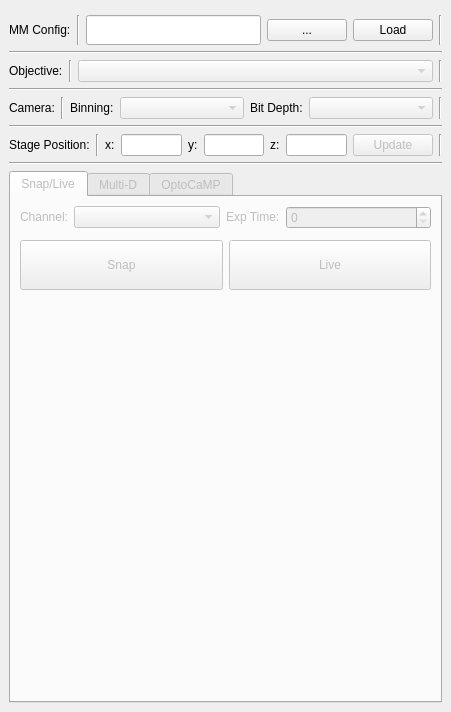
<?xml version="1.0" encoding="UTF-8"?>
<ui version="4.0">
 <class>MainWindow</class>
 <widget class="QMainWindow" name="MainWindow">
  <property name="geometry">
   <rect>
    <x>0</x>
    <y>0</y>
    <width>451</width>
    <height>712</height>
   </rect>
  </property>
  <property name="sizePolicy">
   <sizepolicy hsizetype="Expanding" vsizetype="Expanding">
    <horstretch>0</horstretch>
    <verstretch>0</verstretch>
   </sizepolicy>
  </property>
  <property name="windowTitle">
   <string>MainWindow</string>
  </property>
  <widget class="QWidget" name="centralwidget">
   <property name="sizePolicy">
    <sizepolicy hsizetype="Expanding" vsizetype="Expanding">
     <horstretch>0</horstretch>
     <verstretch>0</verstretch>
    </sizepolicy>
   </property>
   <layout class="QVBoxLayout" name="verticalLayout">
    <item>
     <layout class="QGridLayout" name="gridLayout">
      <item row="1" column="2">
       <widget class="Line" name="line_12">
        <property name="orientation">
         <enum>Qt::Vertical</enum>
        </property>
       </widget>
      </item>
      <item row="1" column="6">
       <widget class="Line" name="line_8">
        <property name="orientation">
         <enum>Qt::Vertical</enum>
        </property>
       </widget>
      </item>
      <item row="1" column="4">
       <widget class="QPushButton" name="browse_cfg_Button">
        <property name="sizePolicy">
         <sizepolicy hsizetype="Fixed" vsizetype="Fixed">
          <horstretch>0</horstretch>
          <verstretch>0</verstretch>
         </sizepolicy>
        </property>
        <property name="text">
         <string>...</string>
        </property>
       </widget>
      </item>
      <item row="1" column="3">
       <widget class="QLineEdit" name="cfg_LineEdit">
        <property name="sizePolicy">
         <sizepolicy hsizetype="Expanding" vsizetype="Expanding">
          <horstretch>0</horstretch>
          <verstretch>0</verstretch>
         </sizepolicy>
        </property>
        <property name="readOnly">
         <bool>true</bool>
        </property>
       </widget>
      </item>
      <item row="1" column="1">
       <widget class="QLabel" name="label">
        <property name="sizePolicy">
         <sizepolicy hsizetype="Fixed" vsizetype="Fixed">
          <horstretch>0</horstretch>
          <verstretch>0</verstretch>
         </sizepolicy>
        </property>
        <property name="text">
         <string>MM Config:</string>
        </property>
       </widget>
      </item>
      <item row="0" column="3">
       <widget class="Line" name="line_7">
        <property name="orientation">
         <enum>Qt::Vertical</enum>
        </property>
       </widget>
      </item>
      <item row="1" column="5">
       <widget class="QPushButton" name="load_cgf_Button">
        <property name="sizePolicy">
         <sizepolicy hsizetype="Fixed" vsizetype="Fixed">
          <horstretch>0</horstretch>
          <verstretch>0</verstretch>
         </sizepolicy>
        </property>
        <property name="text">
         <string>Load</string>
        </property>
       </widget>
      </item>
     </layout>
    </item>
    <item>
     <widget class="Line" name="line">
      <property name="orientation">
       <enum>Qt::Horizontal</enum>
      </property>
     </widget>
    </item>
    <item>
     <layout class="QGridLayout" name="gridLayout_3">
      <item row="0" column="3">
       <widget class="Line" name="line_9">
        <property name="orientation">
         <enum>Qt::Vertical</enum>
        </property>
       </widget>
      </item>
      <item row="0" column="0">
       <widget class="QLabel" name="label_2">
        <property name="sizePolicy">
         <sizepolicy hsizetype="Fixed" vsizetype="Fixed">
          <horstretch>0</horstretch>
          <verstretch>0</verstretch>
         </sizepolicy>
        </property>
        <property name="minimumSize">
         <size>
          <width>0</width>
          <height>0</height>
         </size>
        </property>
        <property name="maximumSize">
         <size>
          <width>16777215</width>
          <height>16777215</height>
         </size>
        </property>
        <property name="text">
         <string>Objective:</string>
        </property>
       </widget>
      </item>
      <item row="0" column="2">
       <widget class="QComboBox" name="objective_comboBox">
        <property name="enabled">
         <bool>false</bool>
        </property>
        <property name="sizePolicy">
         <sizepolicy hsizetype="Expanding" vsizetype="Fixed">
          <horstretch>0</horstretch>
          <verstretch>0</verstretch>
         </sizepolicy>
        </property>
       </widget>
      </item>
      <item row="0" column="1">
       <widget class="Line" name="line_13">
        <property name="orientation">
         <enum>Qt::Vertical</enum>
        </property>
       </widget>
      </item>
     </layout>
    </item>
    <item>
     <widget class="Line" name="line_5">
      <property name="orientation">
       <enum>Qt::Horizontal</enum>
      </property>
     </widget>
    </item>
    <item>
     <layout class="QGridLayout" name="gridLayout_4">
      <item row="0" column="6">
       <widget class="Line" name="line_10">
        <property name="orientation">
         <enum>Qt::Vertical</enum>
        </property>
       </widget>
      </item>
      <item row="0" column="2">
       <widget class="QLabel" name="label_5">
        <property name="sizePolicy">
         <sizepolicy hsizetype="Preferred" vsizetype="Fixed">
          <horstretch>0</horstretch>
          <verstretch>0</verstretch>
         </sizepolicy>
        </property>
        <property name="text">
         <string>Binning:</string>
        </property>
       </widget>
      </item>
      <item row="0" column="0">
       <widget class="QLabel" name="label_3">
        <property name="sizePolicy">
         <sizepolicy hsizetype="Fixed" vsizetype="Fixed">
          <horstretch>0</horstretch>
          <verstretch>0</verstretch>
         </sizepolicy>
        </property>
        <property name="text">
         <string>Camera:</string>
        </property>
       </widget>
      </item>
      <item row="0" column="5">
       <widget class="QComboBox" name="bit_comboBox">
        <property name="enabled">
         <bool>false</bool>
        </property>
        <property name="sizePolicy">
         <sizepolicy hsizetype="Expanding" vsizetype="Fixed">
          <horstretch>0</horstretch>
          <verstretch>0</verstretch>
         </sizepolicy>
        </property>
       </widget>
      </item>
      <item row="0" column="3">
       <widget class="QComboBox" name="bin_comboBox">
        <property name="enabled">
         <bool>false</bool>
        </property>
        <property name="sizePolicy">
         <sizepolicy hsizetype="Expanding" vsizetype="Fixed">
          <horstretch>0</horstretch>
          <verstretch>0</verstretch>
         </sizepolicy>
        </property>
       </widget>
      </item>
      <item row="0" column="4">
       <widget class="QLabel" name="label_4">
        <property name="sizePolicy">
         <sizepolicy hsizetype="Preferred" vsizetype="Fixed">
          <horstretch>0</horstretch>
          <verstretch>0</verstretch>
         </sizepolicy>
        </property>
        <property name="text">
         <string>Bit Depth:</string>
        </property>
       </widget>
      </item>
      <item row="0" column="1">
       <widget class="Line" name="line_2">
        <property name="orientation">
         <enum>Qt::Vertical</enum>
        </property>
       </widget>
      </item>
     </layout>
    </item>
    <item>
     <widget class="Line" name="line_4">
      <property name="orientation">
       <enum>Qt::Horizontal</enum>
      </property>
     </widget>
    </item>
    <item>
     <layout class="QGridLayout" name="gridLayout_6">
      <item row="0" column="9">
       <widget class="Line" name="line_11">
        <property name="orientation">
         <enum>Qt::Vertical</enum>
        </property>
       </widget>
      </item>
      <item row="0" column="5">
       <widget class="QLineEdit" name="y_lineEdit">
        <property name="readOnly">
         <bool>true</bool>
        </property>
       </widget>
      </item>
      <item row="0" column="2">
       <widget class="QLabel" name="label_7">
        <property name="sizePolicy">
         <sizepolicy hsizetype="Fixed" vsizetype="Fixed">
          <horstretch>0</horstretch>
          <verstretch>0</verstretch>
         </sizepolicy>
        </property>
        <property name="text">
         <string>x:</string>
        </property>
       </widget>
      </item>
      <item row="0" column="0">
       <widget class="QLabel" name="label_6">
        <property name="sizePolicy">
         <sizepolicy hsizetype="Fixed" vsizetype="Fixed">
          <horstretch>0</horstretch>
          <verstretch>0</verstretch>
         </sizepolicy>
        </property>
        <property name="text">
         <string>Stage Position:</string>
        </property>
       </widget>
      </item>
      <item row="0" column="4">
       <widget class="QLabel" name="label_8">
        <property name="sizePolicy">
         <sizepolicy hsizetype="Fixed" vsizetype="Fixed">
          <horstretch>0</horstretch>
          <verstretch>0</verstretch>
         </sizepolicy>
        </property>
        <property name="text">
         <string>y:</string>
        </property>
       </widget>
      </item>
      <item row="0" column="6">
       <widget class="QLabel" name="label_9">
        <property name="sizePolicy">
         <sizepolicy hsizetype="Fixed" vsizetype="Fixed">
          <horstretch>0</horstretch>
          <verstretch>0</verstretch>
         </sizepolicy>
        </property>
        <property name="text">
         <string>z:</string>
        </property>
       </widget>
      </item>
      <item row="0" column="3">
       <widget class="QLineEdit" name="x_lineEdit">
        <property name="readOnly">
         <bool>true</bool>
        </property>
       </widget>
      </item>
      <item row="0" column="1">
       <widget class="Line" name="line_3">
        <property name="orientation">
         <enum>Qt::Vertical</enum>
        </property>
       </widget>
      </item>
      <item row="0" column="7">
       <widget class="QLineEdit" name="z_lineEdit">
        <property name="readOnly">
         <bool>true</bool>
        </property>
       </widget>
      </item>
      <item row="0" column="8">
       <widget class="QPushButton" name="pos_update_Button">
        <property name="enabled">
         <bool>false</bool>
        </property>
        <property name="sizePolicy">
         <sizepolicy hsizetype="Fixed" vsizetype="Fixed">
          <horstretch>0</horstretch>
          <verstretch>0</verstretch>
         </sizepolicy>
        </property>
        <property name="text">
         <string>Update</string>
        </property>
       </widget>
      </item>
     </layout>
    </item>
    <item>
     <widget class="Line" name="line_6">
      <property name="orientation">
       <enum>Qt::Horizontal</enum>
      </property>
     </widget>
    </item>
    <item>
     <widget class="QTabWidget" name="tabWidget">
      <property name="enabled">
       <bool>false</bool>
      </property>
      <property name="currentIndex">
       <number>0</number>
      </property>
      <widget class="QWidget" name="snap_tab">
       <attribute name="title">
        <string>Snap/Live</string>
       </attribute>
       <layout class="QGridLayout" name="gridLayout_2">
        <item row="2" column="0">
         <layout class="QGridLayout" name="gridLayout_8">
          <item row="0" column="0">
           <widget class="QPushButton" name="snap_Button">
            <property name="minimumSize">
             <size>
              <width>0</width>
              <height>50</height>
             </size>
            </property>
            <property name="text">
             <string>Snap</string>
            </property>
           </widget>
          </item>
          <item row="0" column="1">
           <widget class="QPushButton" name="live_Button">
            <property name="minimumSize">
             <size>
              <width>0</width>
              <height>50</height>
             </size>
            </property>
            <property name="text">
             <string>Live</string>
            </property>
           </widget>
          </item>
         </layout>
        </item>
        <item row="0" column="0">
         <layout class="QGridLayout" name="gridLayout_7">
          <item row="0" column="2">
           <widget class="QLabel" name="label_11">
            <property name="sizePolicy">
             <sizepolicy hsizetype="Fixed" vsizetype="Fixed">
              <horstretch>0</horstretch>
              <verstretch>0</verstretch>
             </sizepolicy>
            </property>
            <property name="text">
             <string>Exp Time:</string>
            </property>
           </widget>
          </item>
          <item row="0" column="1">
           <widget class="QComboBox" name="snap_channel_comboBox"/>
          </item>
          <item row="0" column="0">
           <widget class="QLabel" name="label_10">
            <property name="sizePolicy">
             <sizepolicy hsizetype="Fixed" vsizetype="Fixed">
              <horstretch>0</horstretch>
              <verstretch>0</verstretch>
             </sizepolicy>
            </property>
            <property name="text">
             <string>Channel:</string>
            </property>
           </widget>
          </item>
          <item row="0" column="3">
           <widget class="QSpinBox" name="exp_spinBox">
            <property name="maximum">
             <number>100000</number>
            </property>
           </widget>
          </item>
         </layout>
        </item>
        <item row="3" column="0">
         <spacer name="verticalSpacer">
          <property name="orientation">
           <enum>Qt::Vertical</enum>
          </property>
          <property name="sizeType">
           <enum>QSizePolicy::Expanding</enum>
          </property>
          <property name="sizeHint" stdset="0">
           <size>
            <width>20</width>
            <height>400</height>
           </size>
          </property>
         </spacer>
        </item>
        <item row="1" column="0">
         <spacer name="verticalSpacer_2">
          <property name="orientation">
           <enum>Qt::Vertical</enum>
          </property>
          <property name="sizeType">
           <enum>QSizePolicy::Fixed</enum>
          </property>
          <property name="sizeHint" stdset="0">
           <size>
            <width>20</width>
            <height>5</height>
           </size>
          </property>
         </spacer>
        </item>
       </layout>
      </widget>
      <widget class="QWidget" name="mda_tab">
       <attribute name="title">
        <string>Multi-D</string>
       </attribute>
      </widget>
      <widget class="QWidget" name="tab_optocamp">
       <attribute name="title">
        <string>OptoCaMP</string>
       </attribute>
      </widget>
     </widget>
    </item>
   </layout>
  </widget>
 </widget>
 <resources/>
 <connections/>
</ui>
